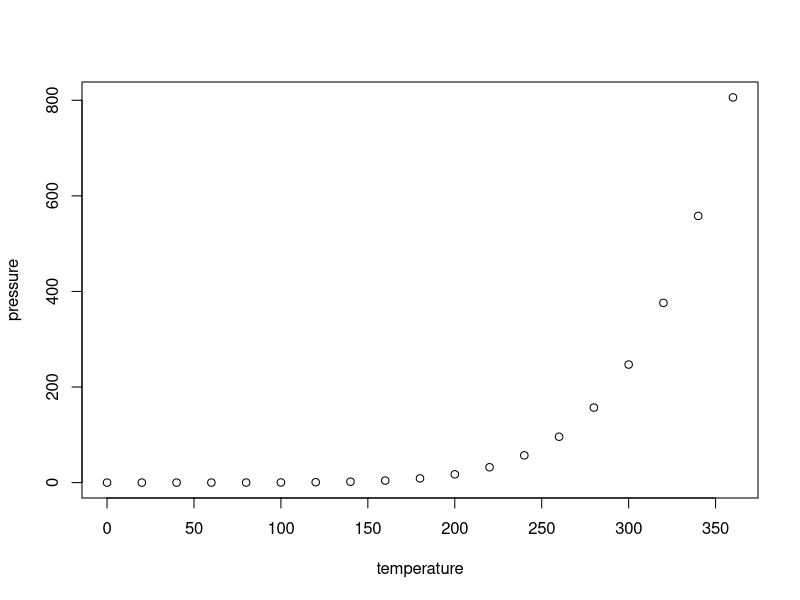
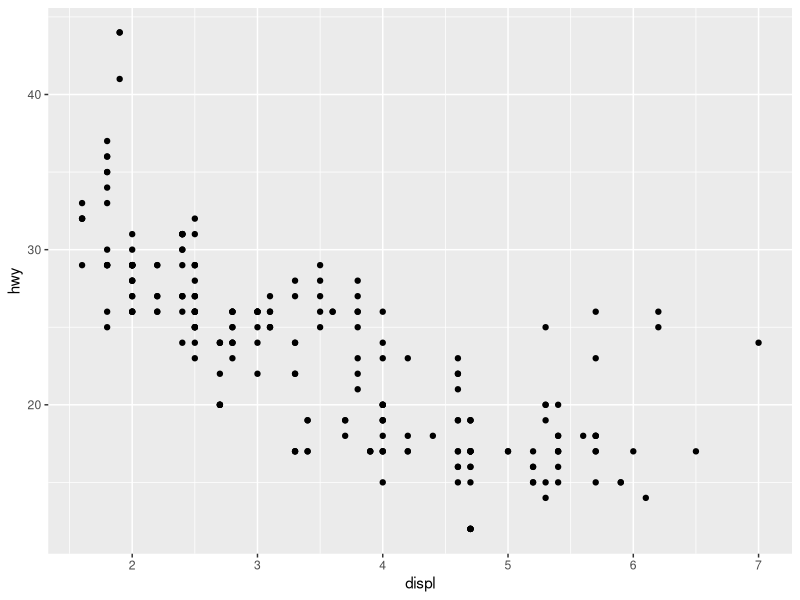
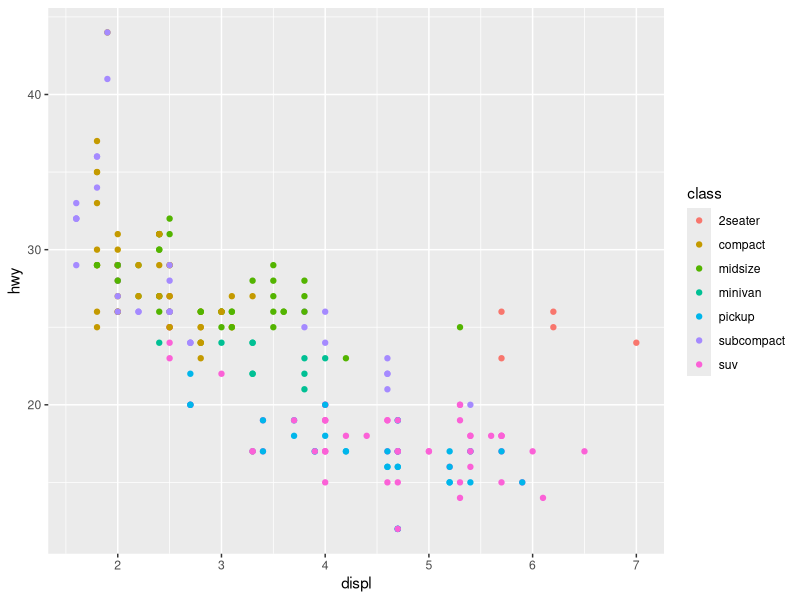
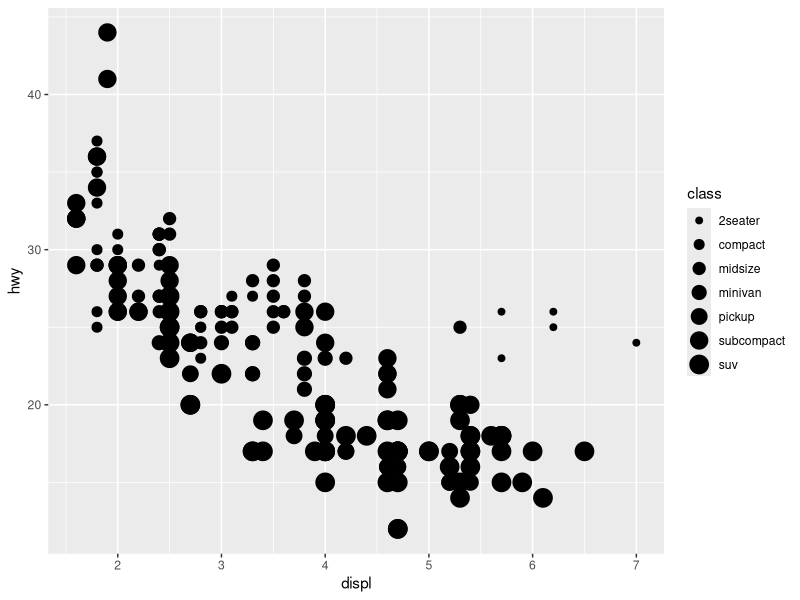
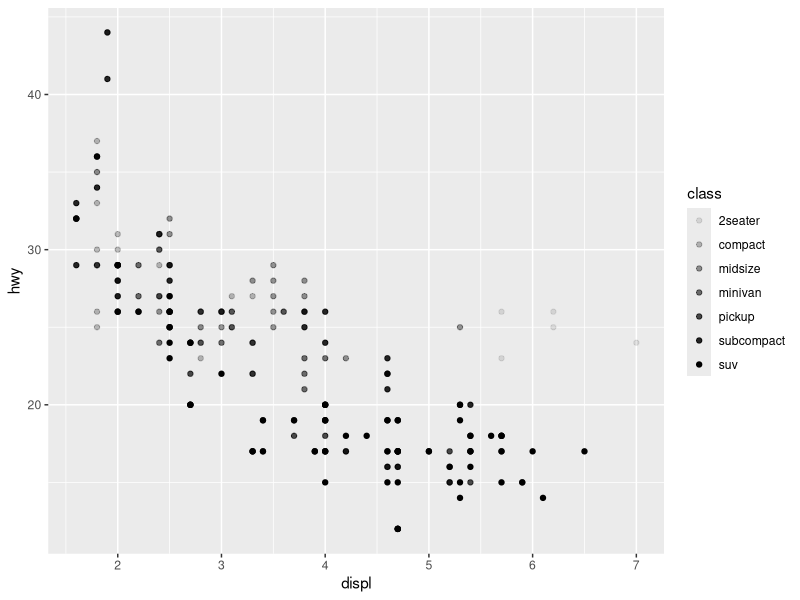
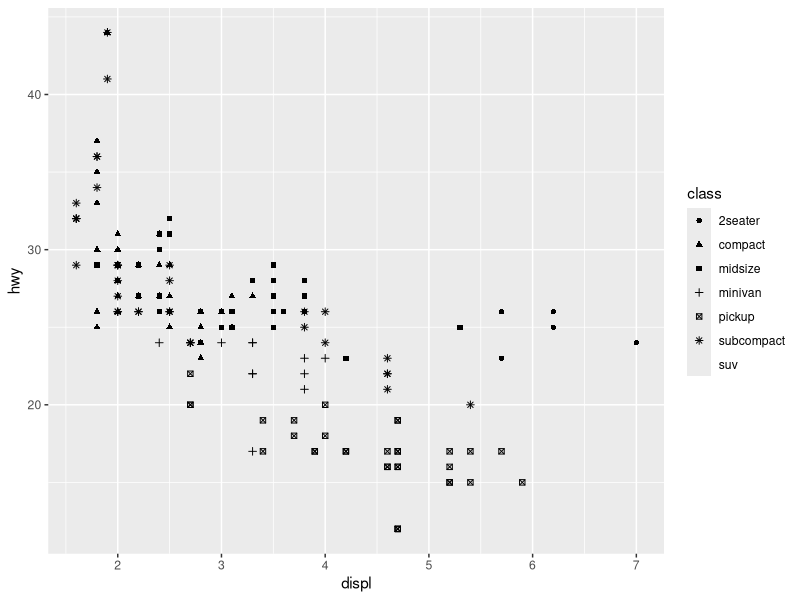
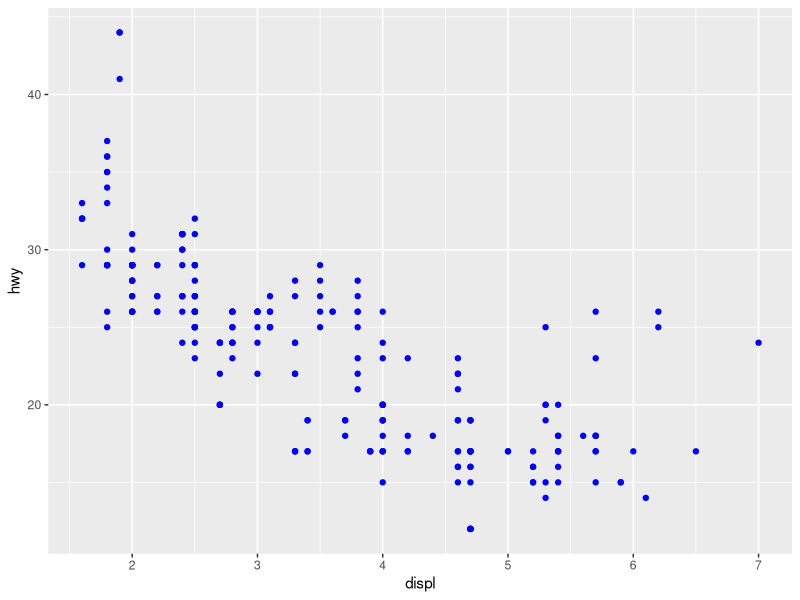
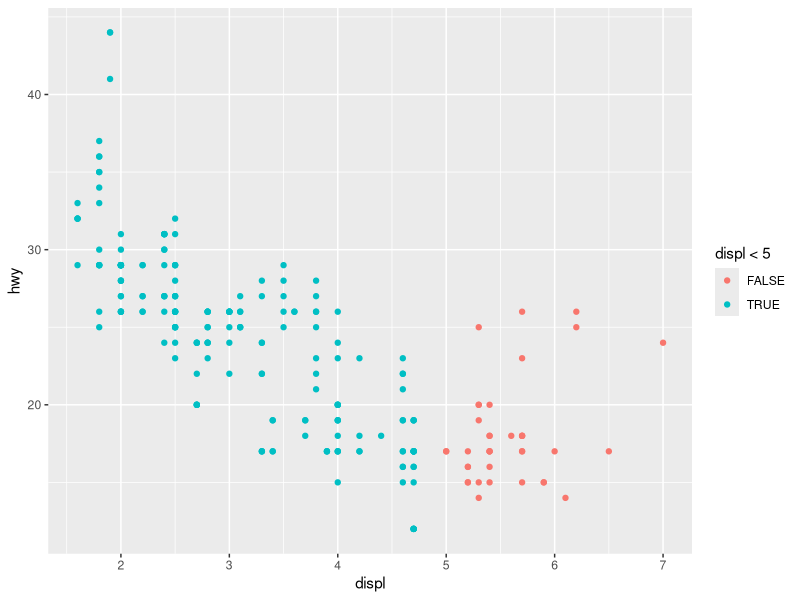

Write the R code that produced these figures, in order.
## ---- chunk 1
#install.packages("knitr")
knitr::opts_chunk$set(echo = TRUE)
## ---- chunk 2
summary(cars)
## ---- chunk 3
plot(pressure)
## ---- chunk 4
# --------------------------- WORKSHOP 1 ---------------------------
## ---- chunk 5
# exercise 1, page 19

exercise1 <- 15 + 25.1 + 20.25
exercise1_num <- 32

exercise1_sum <- exercise1 + exercise1_num

print (exercise1_sum)
## ---- chunk 6
# practice tasks, page 21 - 22

years_old <- 25.7
round(years_old) # round up
floor(years_old) # roud down

years_old <- 25.765
round(years_old, 2)
## ---- chunk 7
# exercise 2, page 20

#paste(first_name, 'is', years_old, 'years old')
## ---- chunk 8
# practice tasks, page 22 - 

grade <- 55
total <- grade + 10
print (total)
grade <- 90
print (total) # value of total in a spreadsheet will be 100, but in programming a variable holds the value it was assigned (65)
total <- grade + 10
print (total) # executed in the way it was defined
## ---- chunk 9
# What will this code do?
p <- 2
z <- 5
out <- p * z  # What should the value of out be?
print (out) # What is the value of out? Is it the same as expected?
## ---- chunk 10
# Testing
x <- 1
is.character(x)
is.numeric (x)
## ---- chunk 11
# exercise 3, page 22

my_quiz <- c("uno",
             "dos",
             "tres",
             "cuatro",
             "cinco")
print (my_quiz)
str(my_quiz)
length(my_quiz)

# added a comma after "cuatro" - missing
# typo in print (my_quis)
# error in len - couldn't find function "len", had to change it to length
## ---- chunk 12
# practice tasks, page 22 -

# six basic data types : character, numeric, integer, logical, complex, raw
# built-in functions to help examine objects to understand type: class(), typeof(), length(), attributes()
## ---- chunk 13
# exercise, page 23

my_numeric_variable = 4.2
my_character_variable = 'julie'
my_integer_variable = 8
my_logical_variable = 5 > 3

print(c (my_numeric_variable, my_character_variable, my_integer_variable, my_logical_variable)) 
typeof(my_numeric_variable)
typeof(my_character_variable)
typeof(my_integer_variable)
typeof(my_logical_variable)
## ---- chunk 14
# exercise, page 24

y <- c(1, 2, 3)
z <- c("Sarah", "Tracy", " Jon")

class(z)
class(y)

# vectors - collection of elements of the same type
## ---- chunk 15
# lists - values of several different types

x <- list(1, "a", TRUE)
x
x[[2]]
## ---- chunk 16
# data frames and tibbles - like excel spreadsheets, 2D or rectangular data files; each column holds elements of the same type

# import from file like .csv or .xlsx or build in R from ground up
my_dataframe <- data.frame (no = c(1, 2, 3), c("Tracey", "John", "Pete"), c(TRUE, FALSE, TRUE))
my_dataframe
str(my_dataframe)

# makes a guess at type of each column, check and change if necessary by accessing column and changing type

my_dataframe$no = as.factor(my_dataframe$no)
str(my_dataframe)
# factor is categorical type - telling R that column 1 is actually storing a category rather than a real continuous number

# important each vector same length (column); use NA (cell with no data) - na.omit (remove rows with NAs) or is.na (check if value is not available)
## ---- chunk 17
# packages and libraries

# use software that other people have written, collection of functions
# published on The Comprehensive R Archive Network

#install.packages("tidyverse")
#library(tidyverse)
#install.packages("ggplot2")
#install.packages("tidyr")
#install.packages("earthtones")
#install.packages("redlistr")
#install.packages("dplyr")
#install.packages("terra")
#library(ggplot2)
#library(tidyr) 
#library(earthtones)
#library(redlistr)
#library(dplyr)
#library(terra)

# both ggplot2 and tidyr are part of tidyverse family of packages
## ---- chunk 18
# class discussion, page 27

# We want to take a .csv dataset representing counts from a BRUVs survey and turn it into a plot of the abundance of a single species. What major steps - the main tasks you would need to do using programming - might be required to get from a structured .csv table to a plot of a single species? Record your answers in your script using numbered comments.

# read .csv dataset into R
# store it into an object to call
# use ggplot2 to plot it

# generic
# 1. Import/load the .csv dataset into R
#data <- read.csv("my_bruvs_data.csv")

# 2. Inspect and clean the data
#head(data)          # View first rows
#str(data)           # Check structure/data types
#summary(data)       # Summary statistics

# Remove rows with missing values (optional)
#data <- na.omit(data)

# 3. Select/filter the data for the single species of interest
#species_data <- subset(data, Species == "Target_Species")

# 4. Summarise abundance data if needed
# Example: total abundance by site

#abundance_summary <- aggregate(Abundance ~ Site,
                               #data = species_data,
                               #FUN = sum)

# View summary table
#print(abundance_summary)

# 5. Create the plot
#barplot(abundance_summary$Abundance,
        #names.arg = abundance_summary$Site,
        #col = "skyblue",
        #main = "Abundance of Target_Species",
        #xlab = "Site",
        #ylab = "Total Abundance")

# 6. Add extra formatting if desired
# (Already included above with title and axis labels)

# 7. Save the plot (optional)
#png("species_abundance_plot.png")
#barplot(abundance_summary$Abundance,
        #names.arg = abundance_summary$Site,
        #col = "skyblue",
        #main = "Abundance of Target_Species",
        #xlab = "Site",
        #ylab = "Total Abundance")
#dev.off()
## ---- chunk 19
# --------------------------- WORKSHOP 2 ---------------------------
## ---- chunk 20
#install.packages("tidyverse")
#library(tidyverse)

#install.packages("ggplot2")
library(ggplot2)

# plot first ggplot
ggplot(data = mpg) +
  geom_point(mapping = aes(x = displ, y = hwy))
## ---- chunk 21
# grammar of graphics - graphing template

#ggplot(data = <DATA>) +
  #<GEOM_FUNCTION>(mapping = aes(<MAPPINGS>))

# aesthetic mappings - size, shape, colour

# change point by class
ggplot(data = mpg) + 
  geom_point(mapping = aes(x = displ, y = hwy, colour = class))
## ---- chunk 22
# change point size by class
ggplot(data = mpg) + 
  geom_point(mapping = aes(x = displ, y = hwy, size = class)) # using size for a discrete variable is not advised
## ---- chunk 23
# change point transparency by class (alpha)
ggplot(data = mpg) + 
  geom_point(mapping = aes(x = displ, y = hwy, alpha = class))

## ---- chunk 24
# change point shape by class
ggplot(data = mpg) + 
  geom_point(mapping = aes(x = displ, y = hwy, shape = class))
## ---- chunk 25
# set properties manually, such as by offering a number or a colour; let's make them blue

ggplot(data = mpg) + 
  geom_point(mapping = aes(x = displ, y = hwy), color = "blue")
# changes the appearance of the plot, doesn't show anything about the nature of the variable you've plotted; make sure makes sense
## ---- chunk 26
ggplot(data = mpg) + 
  geom_point(mapping = aes(x = displ, y = hwy, color = displ < 5))
## ---- chunk 27
# facet and panel plots

ggplot(data = mpg) + 
  geom_point(mapping = aes(x = displ, y = hwy)) + 
  facet_wrap(~ class, nrow = 2)
# use this to break single complex plot into many sub plots or panels - only use facet_wrap() for discrete variables
## ---- chunk 28
# if you want to do this with more than one variable, then use facet_grid(); needs two variables separated by a ~

ggplot(data = mpg) + 
  geom_point(mapping = aes(x = displ, y = hwy)) + 
  facet_grid(drv ~ cyl)
## ---- chunk 29
# use a '.' f don't want to facet in the rows or column dimension
ggplot(data = mpg) + 
  geom_point(mapping = aes(x = displ, y = hwy)) + 
  facet_grid(. ~ cyl)
## ---- chunk 30
# fitting simple lines

# to display data as points:
ggplot(data = mpg) + 
  geom_point(mapping = aes(x = displ, y = hwy))
## ---- chunk 31
# display as smooth line through points
ggplot(data = mpg) + 
  geom_smooth(mapping = aes(x = displ, y = hwy))
## ---- chunk 32
# change line type, use variable to control it

ggplot(data = mpg) + 
  geom_point(mapping = aes(x = displ, y = hwy, color = drv)) +
  geom_smooth(mapping = aes(x = displ, y = hwy, linetype = drv, color = drv))
## ---- chunk 33
# use group argument to show that our data is grouped; won't add new legend but can easily be used to vary your plots by the discrete variable

 ggplot(data = mpg) +
  geom_smooth(mapping = aes(x = displ, y = hwy, group = drv))
## ---- chunk 34
# change color of each line based on drv value

ggplot(data = mpg) +
  geom_smooth(
    mapping = aes(x = displ, y = hwy, color = drv),
    show.legend = FALSE,
  )
## ---- chunk 35
ggplot(data = mpg) + 
  geom_point(mapping = aes(x = displ, y = hwy)) +
  geom_smooth(mapping = aes(x = displ, y = hwy))

# note how top and second rows are duplicated, meaning if you wanted to change the x variable in your plot, you'd need to change it in several locations; not ideal, increase chances of error
# ggplot allows you to pass 'overarching' mappings to the ggplot - global mappings applied to every single subsequent geom
## ---- chunk 36
ggplot(data = mpg, mapping = aes(x = displ, y = hwy)) + 
  geom_point() + 
  geom_smooth()
## ---- chunk 37
# display different aesthetics in different layers

ggplot(data = mpg, mapping = aes(x = displ, y = hwy)) + 
  geom_point(mapping = aes(color = class)) + 
  geom_smooth()
## ---- chunk 38
# specify different data for each layer - use filter (class = "subcompact") to select a subset of the data and plot only that subset

#ggplot(data = mpg, mapping = aes(x = displ, y = hwy)) + 
  #geom_point(mapping = aes(color = class)) + 
  #geom_smooth(data = filter(mpg, class == "subcompact"), se = FALSE)
## ---- chunk 39
ggplot(data = mpg, mapping = aes(x = displ, y = hwy)) + 
  geom_line(mapping = aes(color = class))
## ---- chunk 40
ggplot(data = mpg, mapping = aes(x = displ, y = hwy)) + 
  geom_boxplot(mapping = aes(color = class))
## ---- chunk 41
ggplot(data = mpg, mapping = aes(x = displ)) + 
  geom_histogram(mapping = aes(color = class)) # can't have both an x or a y variable in aes(x=)
## ---- chunk 42
ggplot(data = mpg, mapping = aes(y = hwy)) + 
  geom_histogram(mapping = aes(color = class))
## ---- chunk 43
ggplot(data = mpg, mapping = aes(x = displ, y = hwy)) + 
  geom_area(mapping = aes(color = class))
## ---- chunk 44
ggplot(data = mpg, mapping = aes(x = displ, y = hwy)) + 
  geom_point() + 
  geom_smooth()
## ---- chunk 45
ggplot() + 
  geom_point(data = mpg, mapping = aes(x = displ, y = hwy)) + 
  geom_smooth(data = mpg, mapping = aes(x = displ, y = hwy))
## ---- chunk 46
# transformations and data summarizes

# plotting stats

ggplot(data = diamonds) + 
  geom_bar(mapping = aes(x = cut))

# x-axis displays cut, a variable from diamonds dataset but ye is count but count is not a variable in diamonds - many graphs, like scatterplots, plot the raw values; other grpahs, like bar charts, calculate new values to plot
# bar charts, histograms, and frequency polygons - bin, plot bin counts
# smoothers - fit model to data and plot predictions from the model
# boxplots - robust summary of distribution and then display a specially formatted box

# algorithm used to calculate new values for a graph is called a stat
## ---- chunk 47
# can generally use geoms and stats interchangeably

ggplot(data = diamonds) + 
  stat_count(mapping = aes(x = cut))
## ---- chunk 48
# defaults in ggplot2

# override default stat - change from default 'count' to 'identity' (raw value of a variable)

#demo <- tribble(
  #~cut,         ~freq,
  #"Fair",       1610,
  #"Good",       4906,
  #"Very Good",  12082,
  #"Premium",    13791,
  #"Ideal",      21551
#)
#demo

#ggplot(data = demo) +
  #geom_bar(mapping = aes(x = cut, y = freq), stat = "identity")
## ---- chunk 49
ggplot(data = diamonds) + 
  geom_bar(mapping = aes(x = cut, y = stat(prop), group = 1))
# proportion rather than count
## ---- chunk 50
# plotting statistical details - be transparent about uncertainty or any other limitation of data

ggplot(data = diamonds) + 
  stat_summary(
    mapping = aes(x = cut, y = depth),
    fun.min = min,
    fun.max = max,
    fun = median
  )
## ---- chunk 51
# aesthetic adjustments

ggplot(data = diamonds) + 
  geom_bar(mapping = aes(x = cut, colour = cut))
## ---- chunk 52
ggplot(data = diamonds) + 
  geom_bar(mapping = aes(x = cut, fill = cut))
## ---- chunk 53
ggplot(data = diamonds) + 
  geom_bar(mapping = aes(x = cut, fill = clarity))
# aesthetics to colour by another variable like clarity; stacking done automatically, done behind the scenes with position argument
## ---- chunk 54
# ability to make position adjustments is vital, allows you to customize plots in 3 ways, identity (raw data), fill (changes heights), dodge (forces ggplot2 to not put things on top of each other)

# if you use position = "identity" will be able to place each object exactly where it falls in the context of the graph; vital for point charts like scatter plots but makes a mess in a bar plot situation by showing too much information (generally summarizes information)

#To alter transparency (alpha)
ggplot(data = diamonds, mapping = aes(x = cut, fill = clarity)) + 
  geom_bar(alpha = 1/5, position = "identity")
## ---- chunk 55
#To color the bar outlines with no fill color
ggplot(data = diamonds, mapping = aes(x = cut, colour = clarity)) + 
  geom_bar(fill = NA, position = "identity")
## ---- chunk 56
# position = 'fill' works like stacking but makes each set of stacked bars the same height

ggplot(data = diamonds) + 
  geom_bar(mapping = aes(x = cut, fill = clarity), position = "fill")
## ---- chunk 57
# position = "dodge" places overlapping objects directly beside one another

ggplot(data = diamonds) + 
  geom_bar(mapping = aes(x = cut, fill = clarity), position = "dodge")
## ---- chunk 58
# position = "jitter - slightly moves points so you can see them all (especially when they overlap), adds small amount of random noise to each point to avoid overplotting when points overlap

ggplot(data = mpg) + 
  geom_point(mapping = aes(x = displ, y = hwy), position = "jitter")
## ---- chunk 59
# template for making a ggplot2

#ggplot(data = <DATA>) + 
  #<GEOM_FUNCTION>(
     #mapping = aes(<MAPPINGS>),
     #stat = <STAT>, 
     #position = <POSITION>
  #) +
  #<FACET_FUNCTION>
## ---- chunk 60
# --------------------------- WORKSHOP 3 ---------------------------
## ---- chunk 61
# to call from an RScript (runs the whole thing, make sure no errors)
#getwd()
#source("MB5370_Module_01_WorkbookScript")
## ---- chunk 62
# communicating between R and Git
# install.packages("usethis") - done in console (not script or qmd)

# personal access tokens (classic), no expiry, check everything
# to store in R => gitcreds::gitcreds_set(), then paste it in

# tracking project, push it to GitHub
# using usethis => in console - usethis::use_git()
# using tools => Tools>Project Options...>Git/SVN; Under Version control system, select "Git", Confirm New Git Repository? Yes!
# using terminal => run git init 

# git tab symbols
# A - added
# D - deleted
# M - modified
# R - renamed
# ? - untracked (click checkbox, ? turns into A so added to files want Git to track, known as staging)
## ---- chunk 63
# committing in Git

# easiest way to Stage a file in RStudio is simply to check the box next to that file in the Git tab
# made changes to different files in project but don't want to commit them all at once, select the ones you want to commit together, commit those files only
# tick box in Git, click red/green thingy, pop up window, write commit message (must), commit
## ---- chunk 64
# pushing to GitHub

# so far working locally on the one single version of this new project that now exists; can tell by looking at the buttons woulduse to Pull from or Push to GitHub remote
# pull/push greyes out; push to get Git and GitHub to communicate; already have GitHubt accounts and project tracked by Git - easy => in console usethis::use_github() => replicate entire project (parts tracked by Git) onto GitHub (Remote)
# automatically opened this file on GitHub online
# I still can't use the pull and push buttons... but I do see my doc on GitHub

# online
# create new repository on the command line
#echo "# Module-1---MB5370" >> README.md
#git init
#git add README.md
#git commit -m "first commit"
#git branch -M main
#git remote add origin https://github.com/juliethomas00/Module-1---MB5370.git
#git push -u origin main

# or push an existing repository from the command line
#git remote add origin https://github.com/juliethomas00/Module-1---MB5370.git
#git branch -M main
#git push -u origin main
## ---- chunk 65
# if I ever want to undo the last commit (while keeping files unchanged) => in terminal git reset --soft HEAD~1
## ---- chunk 66
# rendering RMarkdown files to HTML for blogging - run this code in a separate script/rmd or console

#install.packages("knitr")
#install.packages("markdown")

#library(knitr)
#library(markdown)

#knit("MB5370_Module_01_WorkbookRmd.Rmd") # produces a .md file
#markdownToHTML("MB5370_Module_01_WorkbookRmd.md", "MB5370_Module_01_WorkbookRmd", fragment.only=TRUE) # produces clean .html
## ---- chunk 67
# --------------------------- WORKSHOP 4 ---------------------------
## ---- chunk 68
# adding copilot - Tools, Global Options, Copilot, sign in with GitHub
# write what you want to do with comment out, then press enter, wait for it to appear and then tab

# load tidyverse and palmerpenguins libraries
#install.packages("tidyverse")
#install.packages("palmerpenguins")
library(tidyverse)
library(palmerpenguins)

# create a ggplot scatter plot using the penguins dataset
# plot bill_length_mm on the x-axis and bill_depth_mm on the y-axis 
# color the points by species and use geom_point with size 3
# add a minimal theme and clean labels
ggplot(data = penguins) +
  geom_point(mapping = aes(x = bill_length_mm, y = bill_depth_mm, color = species), size = 3) +
  theme_minimal() +
  labs(title = "Bill Length vs Bill Depth of Palmer Penguins",
       x = "Bill Length (mm)",
       y = "Bill Depth (mm)",
       color = "Species")
## ---- chunk 69
# Option A (Distribution Check): Instruct Copilot to generate a boxplot comparing flipper_length_mm across different species, faceted by island, using custom color palettes.

# create boxplot using the penguins dataset
# plot flipper_length_mm on the y-axis and species on the x-axis
# facet the plot by island and use a custom color palette
ggplot(data = penguins) +
  geom_boxplot(mapping = aes(x = species, y = flipper_length_mm, fill = species)) +
  facet_wrap(~ island) +
  scale_fill_manual(values = c("Adelie" = "lightblue", "Chinstrap" = "lightgreen", "Gentoo" = "lightpink")) +
  theme_minimal() +
  labs(title = "Flipper Length of Palmer Penguins by Species and Island",
       x = "Species",
       y = "Flipper Length (mm)",
       fill = "Species")
## ---- chunk 70
# Option B (Biomass Correlation): Instruct Copilot to build a scatter plot mapping body_mass_g against flipper_length_mm, adding a linear regression trend line (geom_smooth) for each species.

# create scatter plot using penguins dataset
# plot body_mass_g on the y-axis and flipper_length_mm on the x-axis
# add a linear regression trend line for each species using geom_smooth for each species
ggplot(data = penguins) +
  geom_point(mapping = aes(x = flipper_length_mm, y = body_mass_g, color = species)) +
  geom_smooth(mapping = aes(x = flipper_length_mm, y = body_mass_g, color = species), method = "lm", se = FALSE) +
  theme_minimal() +
  labs(title = "Body Mass vs Flipper Length of Palmer Penguins",
       x = "Flipper Length (mm)",
       y = "Body Mass (g)",
       color = "Species")
